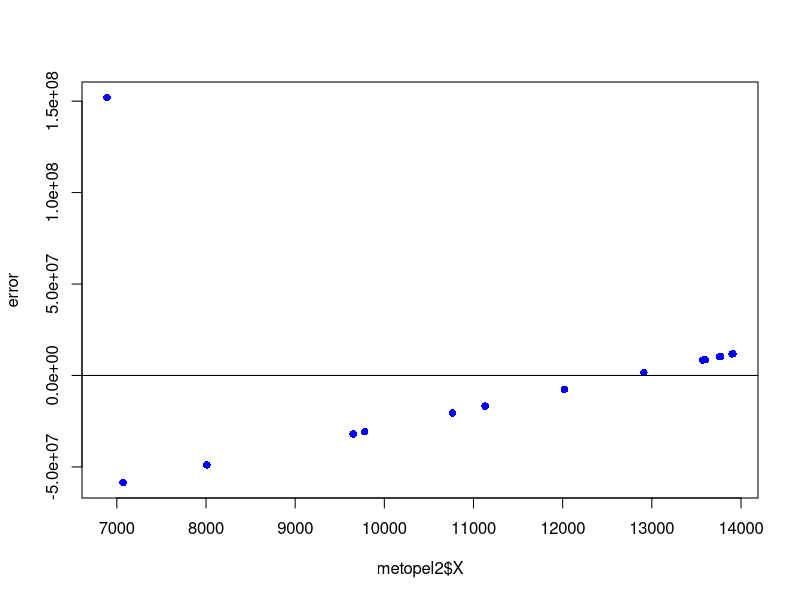
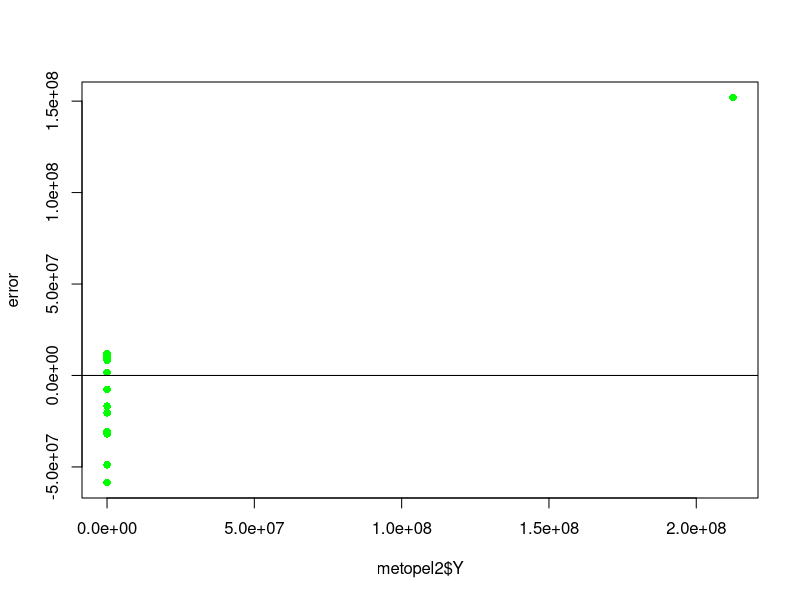

These figures' R source, in order:
## ---- chunk 1
library(readxl)
## ---- chunk 2
setwd("C:/metopelryu")
metopel2<-read_excel("datametopel.xlsx")
library(readxl)
reg2 <-lm(data = metopel2,Y~X)
summary(reg2)

library(readxl)
metopel2$m <-resid(reg2)
plot(metopel2$X,metopel2$m,ylab="error",col='blue', pch=16)
abline(h=0)
## ---- chunk 3
library(readxl)
metopel2$m <-resid(reg2)
plot(metopel2$Y,metopel2$m,ylab="error",col='green', pch=16)
abline(h=0)
## ---- chunk 4
library(readxl)
reg2 <-lm(data = metopel2,Y~X)
summary(reg2)
